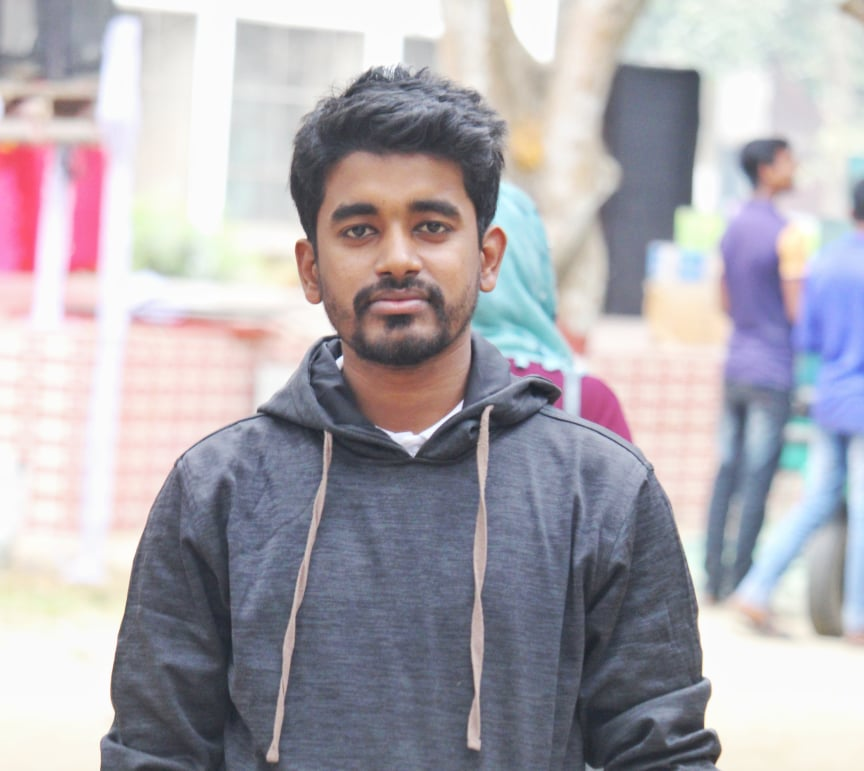
#> input picture openCV/sohan.jpg, 864 x 771 px
$ python draw_geometric_shape.py
#> lines starting #> are read from the running program, lines starting #| are printed output that depends on the picture
import cv2
img = cv2.imread('sohan.jpg',1)
#> img is the input picture: shape (771, 864, 3); mean B, G, R 176.6, 169.7, 173.6
gray = cv2.cvtColor(img,cv2.COLOR_BGR2GRAY)
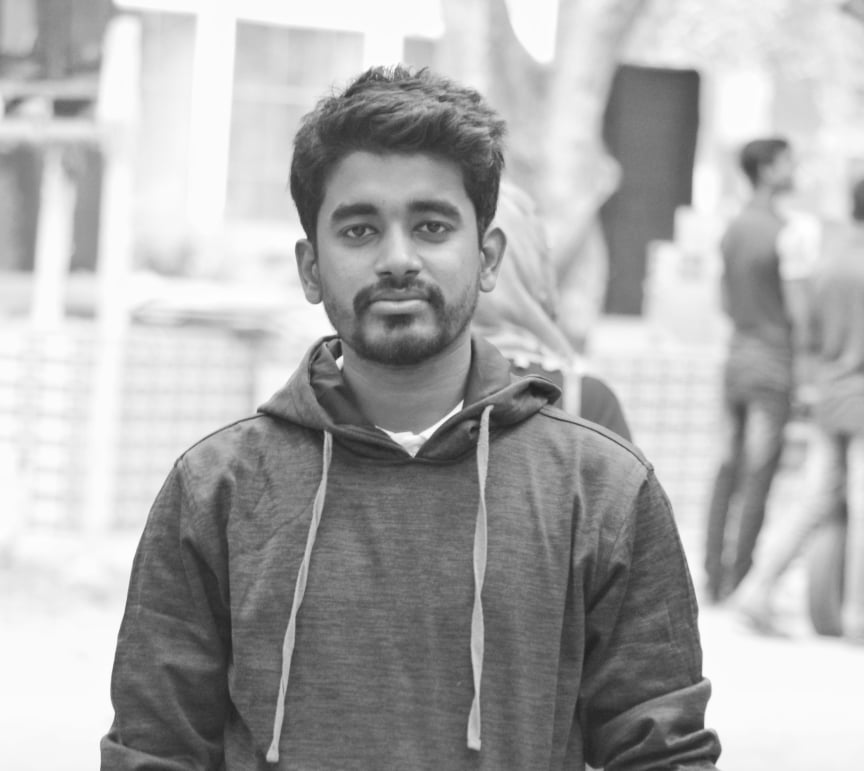
#> gray: shape (771, 864); min 32, max 255, mean 171.7
print(img)
#> (printed output is left out)
cv2.imshow("sohan",gray)
cv2.waitKey()
cv2.destroyAllWindows()

$ run again, with openCV/nusrat.JPG copied over openCV/sohan.jpg
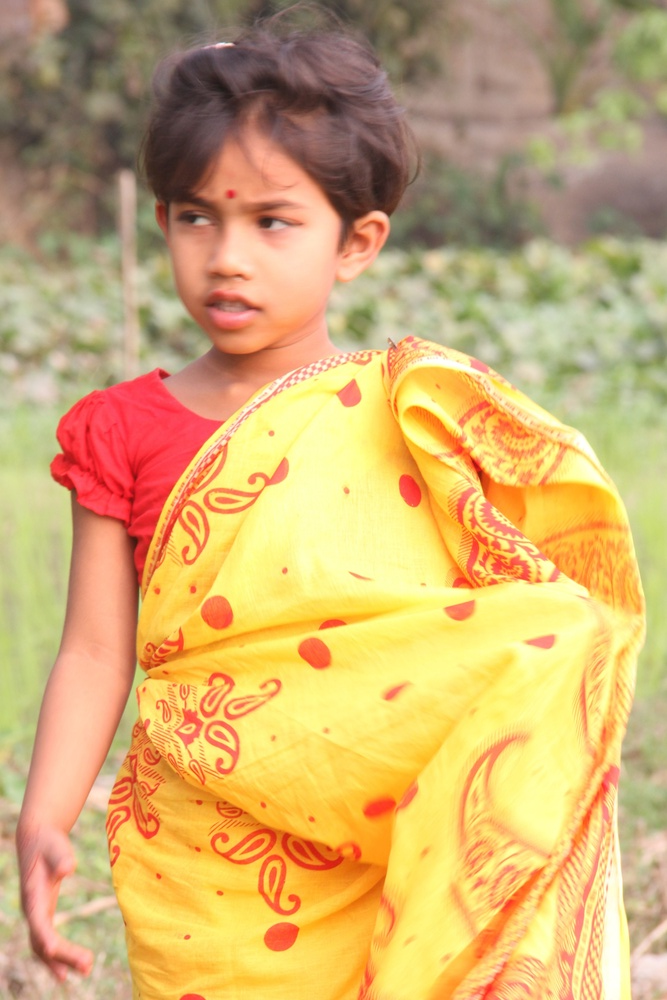
#> input picture openCV/nusrat.JPG, 667 x 1000 px, shrunk from 3456 x 5184 before the run
#> img is the input picture: shape (1000, 667, 3); mean B, G, R 112.4, 173.5, 209.8
#> `gray = cv2.cvtColor(img,cv2.COLOR_BGR2GRAY)`:
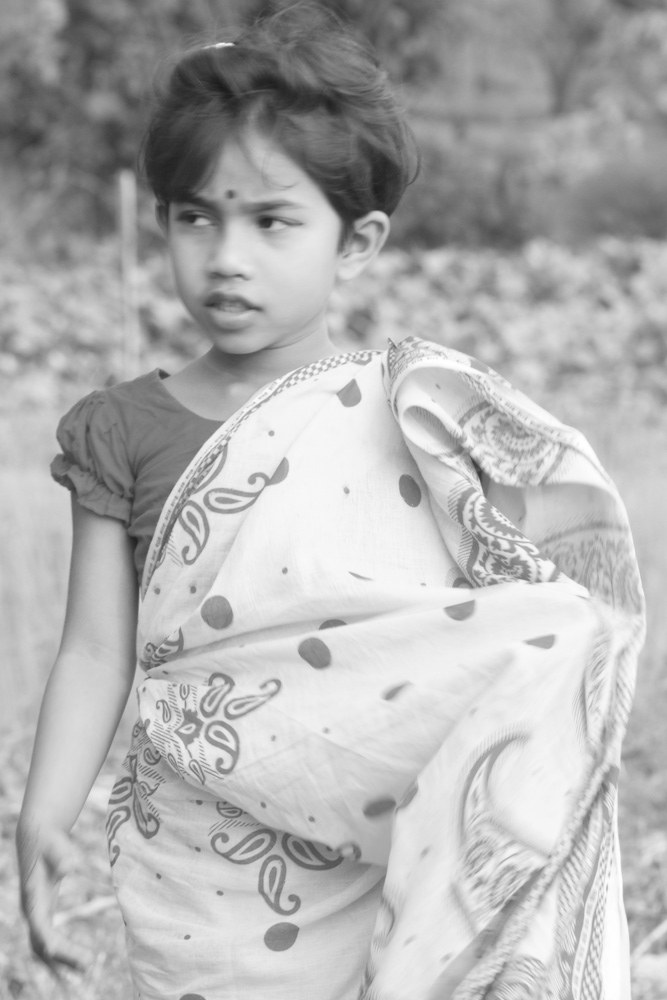
#> gray: shape (1000, 667); min 26, max 255, mean 177.4
#> (printed output is left out)
